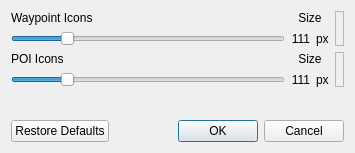
<?xml version="1.0" encoding="UTF-8"?>
<ui version="4.0">
 <class>IMapIconSizesSetup</class>
 <widget class="QDialog" name="IMapIconSizesSetup">
  <property name="geometry">
   <rect>
    <x>0</x>
    <y>0</y>
    <width>355</width>
    <height>153</height>
   </rect>
  </property>
  <property name="sizePolicy">
   <sizepolicy hsizetype="Preferred" vsizetype="Preferred">
    <horstretch>0</horstretch>
    <verstretch>0</verstretch>
   </sizepolicy>
  </property>
  <property name="windowTitle">
   <string>Set Map Icon Sizes</string>
  </property>
  <layout class="QVBoxLayout" name="verticalLayout">
   <item>
    <layout class="QGridLayout" name="gridLayout">
     <item row="1" column="0">
      <widget class="QSlider" name="sliderWpt">
       <property name="minimum">
        <number>16</number>
       </property>
       <property name="maximum">
        <number>48</number>
       </property>
       <property name="singleStep">
        <number>2</number>
       </property>
       <property name="pageStep">
        <number>2</number>
       </property>
       <property name="value">
        <number>22</number>
       </property>
       <property name="orientation">
        <enum>Qt::Horizontal</enum>
       </property>
      </widget>
     </item>
     <item row="3" column="2">
      <widget class="QLabel" name="unitPoi">
       <property name="text">
        <string>px</string>
       </property>
      </widget>
     </item>
     <item row="0" column="0">
      <widget class="QLabel" name="titleWpt">
       <property name="text">
        <string>Waypoint Icons</string>
       </property>
      </widget>
     </item>
     <item row="3" column="1">
      <widget class="QLabel" name="valuePoi">
       <property name="text">
        <string notr="true">111</string>
       </property>
       <property name="alignment">
        <set>Qt::AlignRight|Qt::AlignTrailing|Qt::AlignVCenter</set>
       </property>
      </widget>
     </item>
     <item row="0" column="1" colspan="2">
      <widget class="QLabel" name="sizeWpt">
       <property name="text">
        <string>Size</string>
       </property>
       <property name="alignment">
        <set>Qt::AlignCenter</set>
       </property>
      </widget>
     </item>
     <item row="1" column="2">
      <widget class="QLabel" name="unitWpt">
       <property name="text">
        <string>px</string>
       </property>
      </widget>
     </item>
     <item row="2" column="0">
      <widget class="QLabel" name="titlePoi">
       <property name="text">
        <string>POI Icons</string>
       </property>
      </widget>
     </item>
     <item row="3" column="0">
      <widget class="QSlider" name="sliderPoi">
       <property name="minimum">
        <number>16</number>
       </property>
       <property name="maximum">
        <number>48</number>
       </property>
       <property name="singleStep">
        <number>2</number>
       </property>
       <property name="pageStep">
        <number>2</number>
       </property>
       <property name="value">
        <number>22</number>
       </property>
       <property name="orientation">
        <enum>Qt::Horizontal</enum>
       </property>
      </widget>
     </item>
     <item row="2" column="1" colspan="2">
      <widget class="QLabel" name="sizePoi">
       <property name="text">
        <string>Size</string>
       </property>
       <property name="alignment">
        <set>Qt::AlignCenter</set>
       </property>
      </widget>
     </item>
     <item row="1" column="1">
      <widget class="QLabel" name="valueWpt">
       <property name="text">
        <string notr="true">111</string>
       </property>
       <property name="alignment">
        <set>Qt::AlignRight|Qt::AlignTrailing|Qt::AlignVCenter</set>
       </property>
      </widget>
     </item>
     <item row="2" column="3" rowspan="2">
      <widget class="QLabel" name="labelPoi">
       <property name="frameShape">
        <enum>QFrame::StyledPanel</enum>
       </property>
       <property name="lineWidth">
        <number>1</number>
       </property>
       <property name="text">
        <string notr="true"/>
       </property>
       <property name="alignment">
        <set>Qt::AlignCenter</set>
       </property>
       <property name="margin">
        <number>0</number>
       </property>
       <property name="indent">
        <number>0</number>
       </property>
      </widget>
     </item>
     <item row="0" column="3" rowspan="2">
      <widget class="QLabel" name="labelWpt">
       <property name="enabled">
        <bool>true</bool>
       </property>
       <property name="frameShape">
        <enum>QFrame::StyledPanel</enum>
       </property>
       <property name="midLineWidth">
        <number>0</number>
       </property>
       <property name="text">
        <string notr="true"/>
       </property>
       <property name="alignment">
        <set>Qt::AlignCenter</set>
       </property>
       <property name="margin">
        <number>0</number>
       </property>
       <property name="indent">
        <number>0</number>
       </property>
      </widget>
     </item>
    </layout>
   </item>
   <item>
    <spacer name="verticalSpacer">
     <property name="orientation">
      <enum>Qt::Vertical</enum>
     </property>
     <property name="sizeHint" stdset="0">
      <size>
       <width>20</width>
       <height>0</height>
      </size>
     </property>
    </spacer>
   </item>
   <item>
    <widget class="QDialogButtonBox" name="buttonBox">
     <property name="standardButtons">
      <set>QDialogButtonBox::Cancel|QDialogButtonBox::Ok|QDialogButtonBox::RestoreDefaults</set>
     </property>
    </widget>
   </item>
  </layout>
 </widget>
 <resources/>
 <connections>
  <connection>
   <sender>buttonBox</sender>
   <signal>accepted()</signal>
   <receiver>IMapIconSizesSetup</receiver>
   <slot>accept()</slot>
   <hints>
    <hint type="sourcelabel">
     <x>235</x>
     <y>204</y>
    </hint>
    <hint type="destinationlabel">
     <x>235</x>
     <y>113</y>
    </hint>
   </hints>
  </connection>
  <connection>
   <sender>buttonBox</sender>
   <signal>rejected()</signal>
   <receiver>IMapIconSizesSetup</receiver>
   <slot>reject()</slot>
   <hints>
    <hint type="sourcelabel">
     <x>235</x>
     <y>204</y>
    </hint>
    <hint type="destinationlabel">
     <x>235</x>
     <y>113</y>
    </hint>
   </hints>
  </connection>
 </connections>
</ui>
